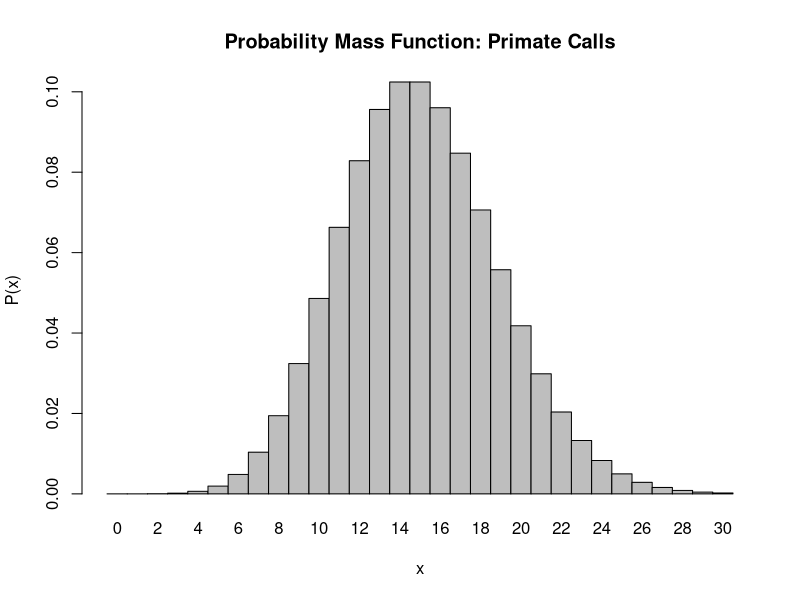
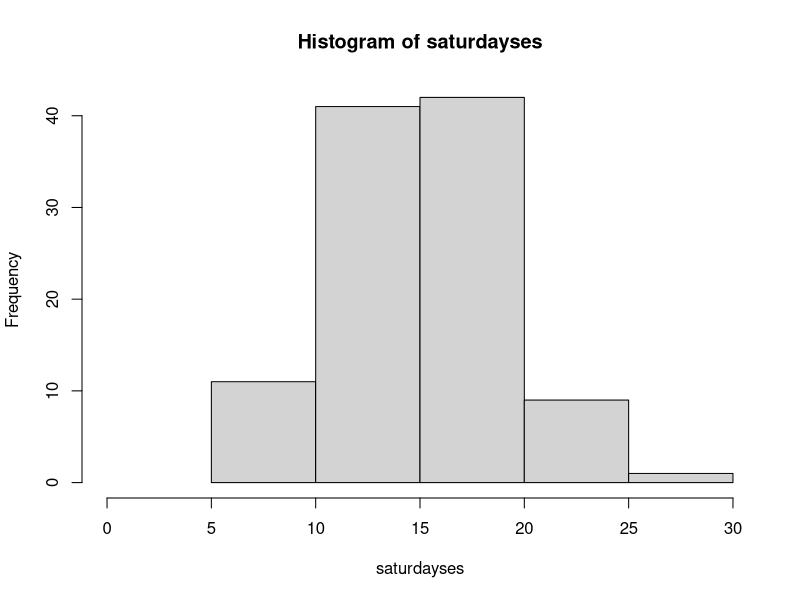
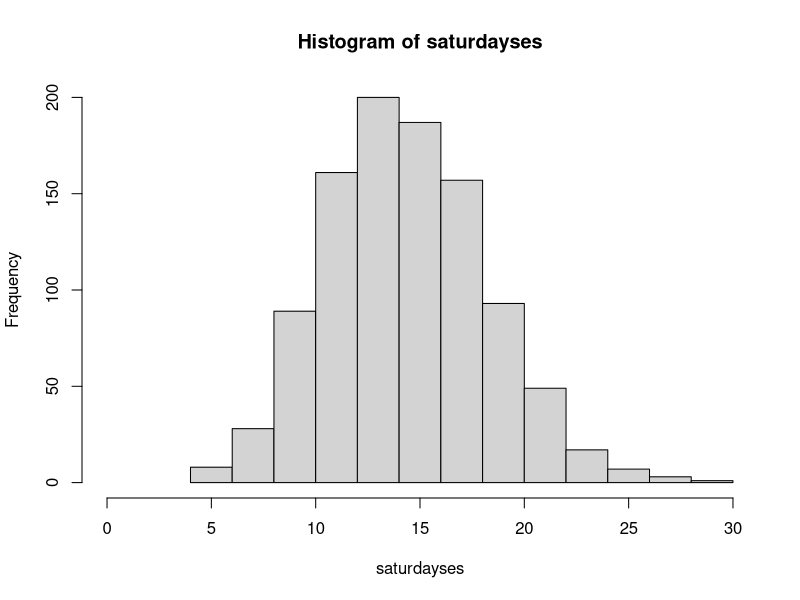

Recreate these plots in R, in order.
## ---- chunk 1
proba<-(1-ppois(7, lambda =15))
proba
## ---- chunk 2
probb<-dpois(0, lambda=15)
probb
## ---- chunk 3
probc<-dpois(3, lambda=15)
probc
## ---- chunk 4
x<- 0:30
dataset<-dpois(x, lambda = 15)
barplot(dataset, names.arg=x, space=0, xlab="x", ylab="P(x)", main="Probability Mass Function: Primate Calls")
## ---- chunk 5
saturdayses<-rpois(104, lambda=15)
saturdayses
## ---- chunk 6
hist(saturdayses, xlim=c(0,30))
## ---- chunk 7
saturdayses<-rpois(1000, lambda=15)
hist(saturdayses, xlim=c(0,30))
